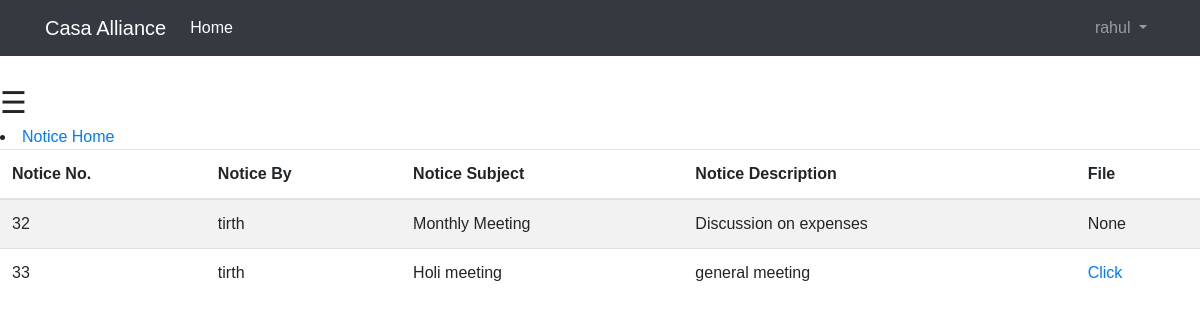
/basic_app/notice_list/ (signed in), run on the app's committed database.
### basic_app/models.py (models this page shows, shortened)
class NoticePost(models.Model):
    notice_by = models.CharField(max_length=64)
    notice_subject = models.CharField(validators=[name_regex], max_length=20)
    notice_description = models.TextField(max_length=100)
    notice_file = models.FileField(blank=True)
    date_time = models.DateTimeField(default=timezone.now())

### basic_app/views.py (the view)
@login_required
def notice_list(request):
    obj = models.NoticePost.objects.all()
    if obj:
        return render(request, 'basic_app/notice_list.html', {'list': obj})
    else:
        return HttpResponse('No result found')

### templates/basic_app/notice_list.html
{% extends 'basic_app/base.html' %}
{% block body_block %}
<li><a href="{% url 'basic_app:notice_home' %}">Notice Home</a></li>
    <table class="table table-striped">
  <thead>
    <tr>
        <th>Notice No.</th>
      <th>Notice By</th>
      <th>Notice Subject</th>
      <th>Notice Description</th>
      <th>File</th>
    </tr>
  </thead>
    <tbody>
    {% if list %}
    {% for k in list %}
      <tr>
      <td>{{ k.pk }}</td>
        <td>{{ k.notice_by }}</td>
        <td>{{ k.notice_subject }}</td>
        <td>{{ k.notice_description }}</td>
        {% if k.notice_file %}
            <td><a href="{{ k.notice_file.url }}">Click</a></td>
        {% else %}
            <td>None</td>
        {% endif %}
      </tr>
    {% endfor %}
    {% endif %}
  </tbody>
</table>
{% endblock %}

### templates/basic_app/base.html (shortened to what this page needs)
<!DOCTYPE html>
<html lang="en">
<head>
    <link rel="stylesheet" href="https://maxcdn.bootstrapcdn.com/bootstrap/4.0.0/css/bootstrap.min.css">
</head>
<body>
  <nav class="navbar navbar-expand-lg navbar-dark bg-dark mb-4">
    <div class="container">
      <a class="navbar-brand" href="{% url 'basic_app:casa_home' %}">Casa Alliance</a>
      <div class="collapse navbar-collapse" id="navbarSupportedContent">
        <ul class="navbar-nav mr-auto">
        <li class="nav-item active">
        {% if  request.user.is_authenticated and not request.user.username == 'watchman'%}
            <a class="nav-link" href="{% url 'basic_app:casa_home' %}">Home <span class="sr-only">(current)</span></a>
        {% endif %}
      </li>
        </ul>
        {% if user.is_authenticated %}
          <ul class="navbar-nav">
            <li class="nav-item dropdown">
              <a class="nav-link dropdown-toggle" href="#" id="navbarDropdown" role="button" data-toggle="dropdown" aria-haspopup="true" aria-expanded="false">
                {{ user.username }}
              </a>
            </li>
          </ul>
        {% else %}
          <form class="form-inline my-2 my-lg-0">
            <a href="{% url 'basic_app:user_login' %}" class="btn btn-outline-secondary">Log in</a>
            <a href="{% url 'basic_app:register' %}" class="btn btn-primary ml-2">Sign up</a>
          </form>
        {% endif %}
      </div>
    </div>
  </nav>
     {% if user.is_authenticated and not request.user.username == 'watchman' %}
        <span style="font-size:30px;cursor:pointer" onclick="openNav()">&#9776;</span>
     {% endif %}
<div>
    {% block body_block %}{% endblock %}
</div>
</body>
</html>

### templates/basic_app/base.html (style rules this page uses)
body { font-family: "proxima-nova-soft", "Proxima Nova Soft", Helvetica, Arial, sans-serif; }

### data on the page
NoticePost: pk "32", notice_by "tirth", notice_subject "Monthly Meeting", notice_description "Discussion on expenses", notice_file "None"
NoticePost: pk "33", notice_by "tirth", notice_subject "Holi meeting", notice_description "general meeting"

### other printed values
{{ user.username }} "rahul"
